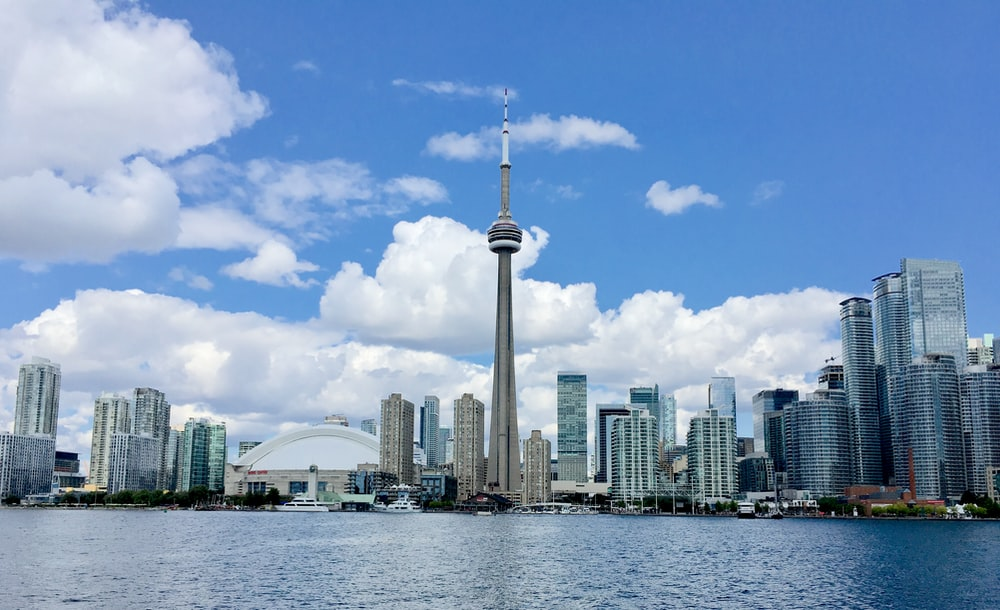
#> input picture Resources/Photos/toronto.jpg, 1000 x 610 px, found by its file name
$ python essential_functions.py
#> lines starting #> are read from the running program, lines starting #| are printed output that depends on the picture; after the words box and inside, x2 and y2 are one past the last pixel; in counts of white or black regions, pixels touching at a corner belong together
from configparser import Interpolation
import cv2 as cv

img = cv.imread("./Resources/Photos/toronto.jpg")
#> img is the input picture: shape (610, 1000, 3); mean B, G, R 187.2, 152.4, 123
#cv.imshow("Cat", img)

# converting to grayscale
gray = cv.cvtColor(img, cv.COLOR_BGR2GRAY)
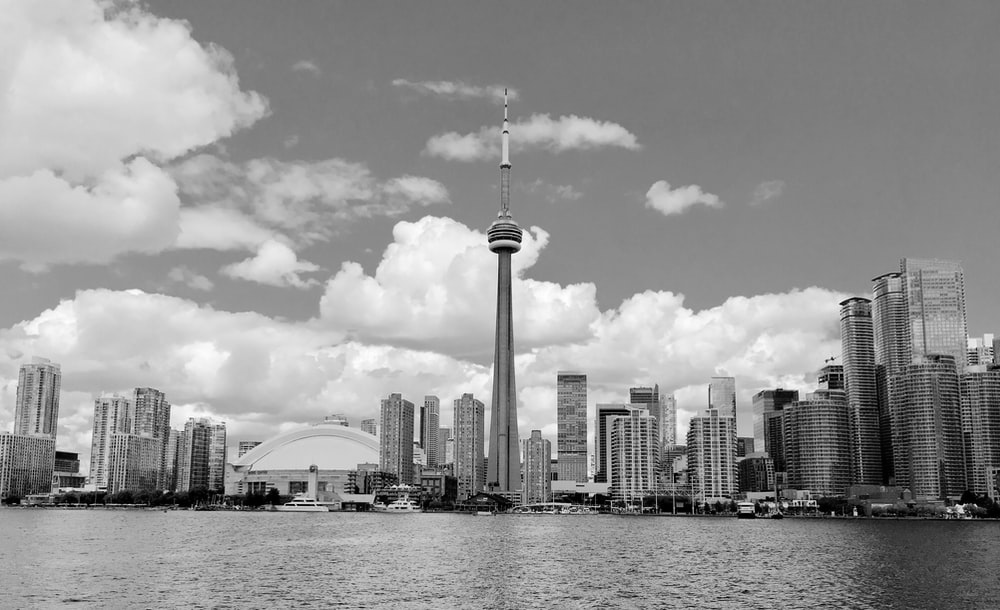
#> gray: shape (610, 1000); min 0, max 255, mean 147.6
#cv.imshow("Gray", gray)

# blur and image
blur = cv.GaussianBlur(img, (3,3), cv.BORDER_DEFAULT) #adjust (x,x) for level of blur, x must be odd
#cv.imshow("Blur", blur)

# edge cascade (edge detection)
canny = cv.Canny(blur, 125, 175) #use blurred source image for better edge detection
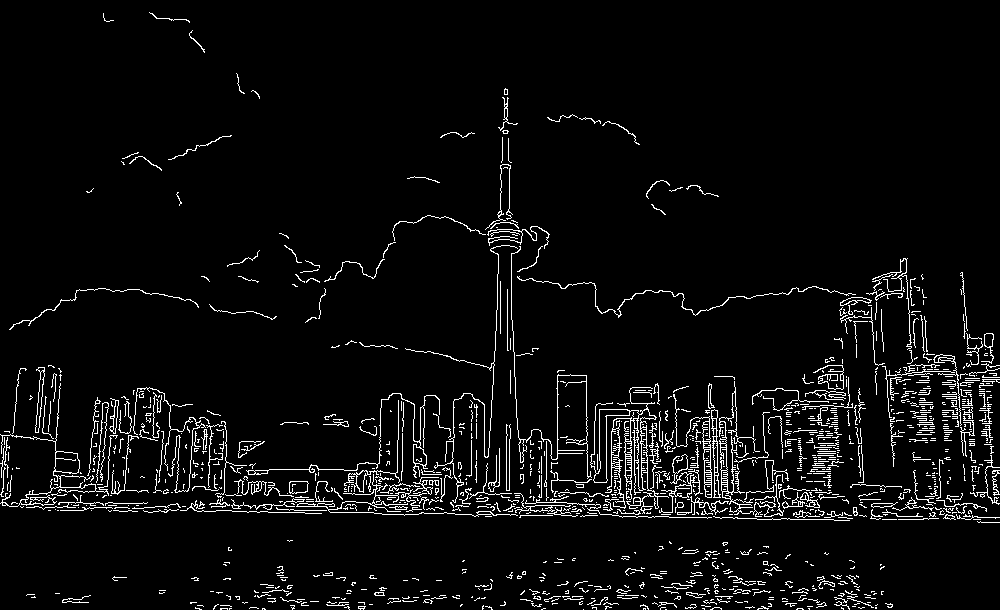
#> canny: shape (610, 1000); 4.8% white in thin lines or dots
cv.imshow("Canny", canny)

# dilating the image
dilated = cv.dilate(canny, (3,3), iterations=3)
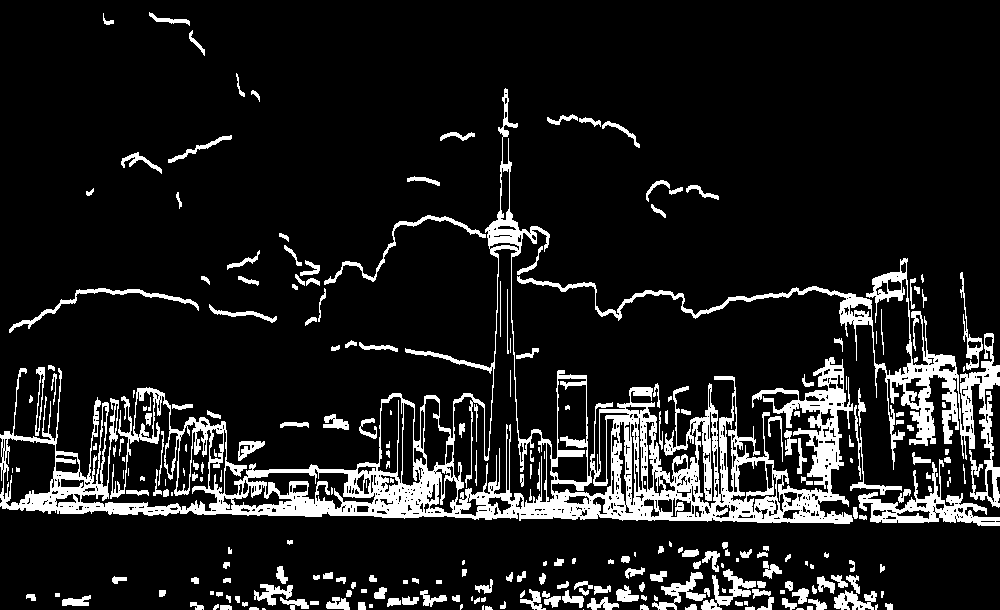
#> dilated: shape (610, 1000); 11.9% white; 267 white regions (52 under 20 px), largest, box (x1, y1, x2, y2) and area: (0, 88, 853, 524) 40203, (517, 258, 1000, 508) 9529, (858, 459, 1000, 526) 2518
cv.imshow("Dialated", dilated)

# eroding the image
eroded = cv.erode(dilated, (3,3), iterations=1)
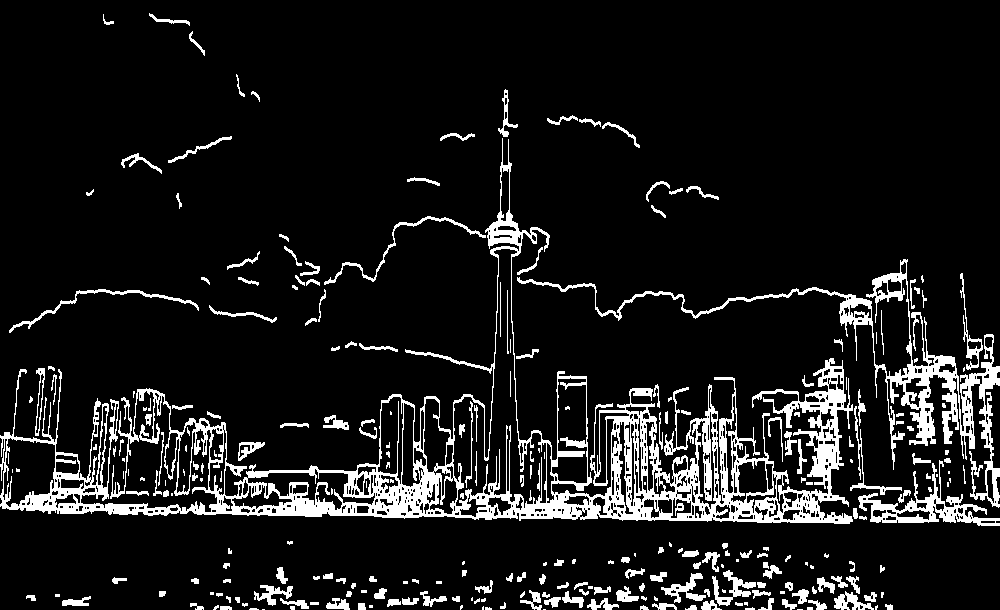
#> eroded: shape (610, 1000); 10.3% white; 282 white regions (91 under 20 px), largest, box (x1, y1, x2, y2) and area: (0, 138, 853, 524) 34989, (517, 259, 1000, 508) 8401, (858, 460, 1000, 526) 2150
cv.imshow("Eroded", eroded)

# resizing the image
resize = cv.resize(img, (500,500), interpolation=cv.INTER_AREA)
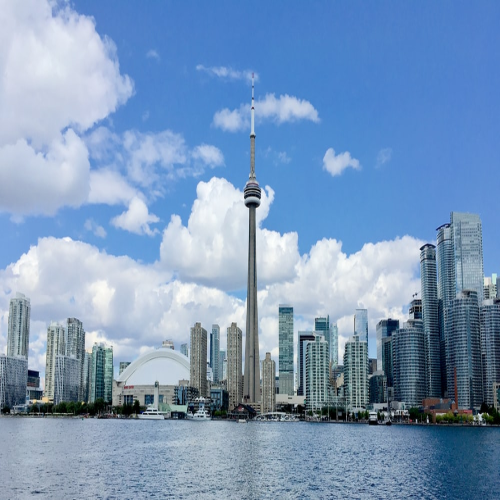
#> resize: shape (500, 500, 3); mean B, G, R 187.2, 152.4, 123
cv.imshow("Redsize", resize)

# cropping the image
cropped = img[50:200, 200:400]
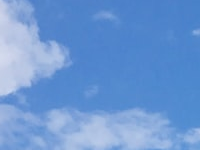
#> cropped: shape (150, 200, 3); mean B, G, R 211.4, 151.8, 108.6
cv.imshow('Cropped', cropped)

cv.waitKey()

$ run again, with Resources/Photos/cat1.jpg copied over Resources/Photos/toronto.jpg
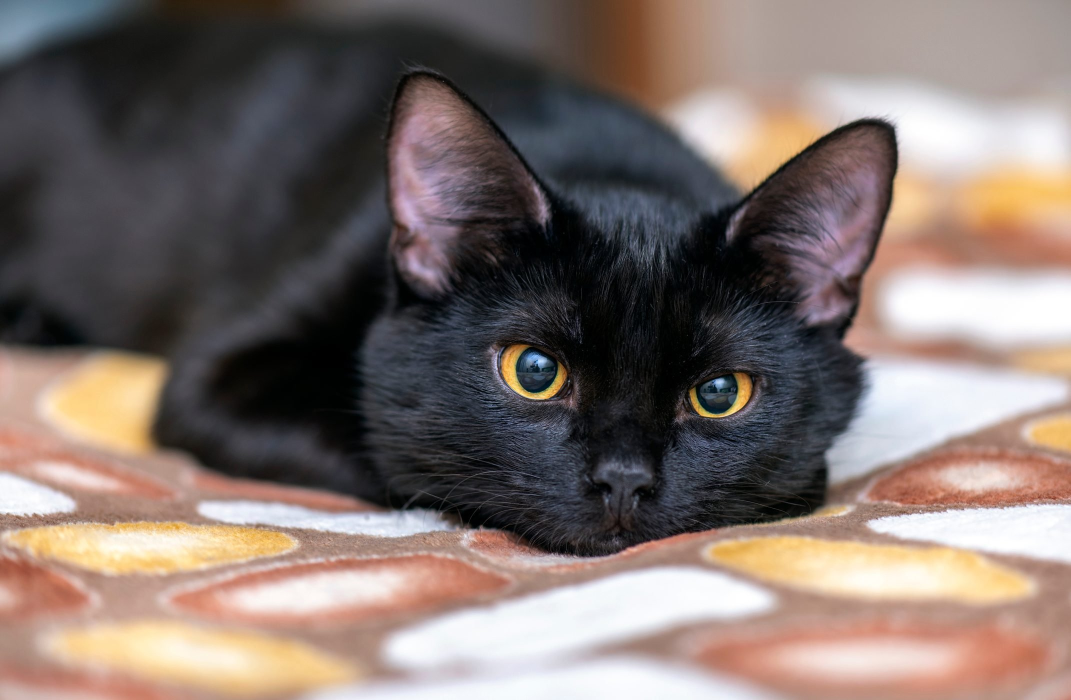
#> input picture Resources/Photos/cat1.jpg, 2141 x 1400 px, found by its file name (shown at 1/2 size)
#> img is the input picture: shape (1400, 2141, 3); mean B, G, R 108.6, 113.9, 127.9
#> `canny = cv.Canny(blur, 125, 175)`:
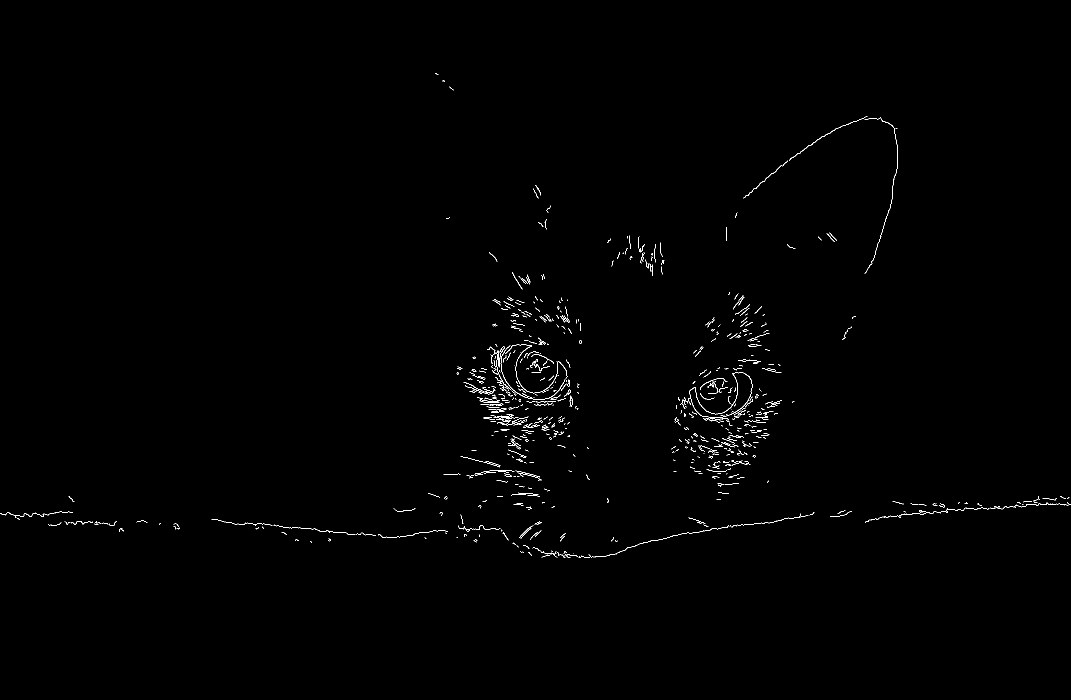
#> canny: shape (1400, 2141) (shown at 1/2 size); 0.48% white in thin lines or dots, all inside (x1, y1, x2, y2) = (0, 146, 2141, 1116)
#> dilated: shape (1400, 2141); 1.5% white; 398 white regions (59 under 20 px), largest, box (x1, y1, x2, y2) and area: (981, 689, 1135, 815) 3435, (1379, 745, 1506, 855) 2190, (927, 764, 1013, 828) 1766
#> eroded: shape (1400, 2141); 1.2% white; 421 white regions (110 under 20 px), largest, box (x1, y1, x2, y2) and area: (981, 690, 1135, 815) 2842, (1379, 746, 1505, 855) 1741, (1578, 234, 1796, 550) 1214
#> `cropped = img[50:200, 200:400]`:
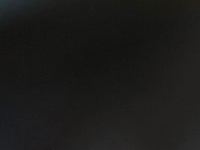
#> cropped: shape (150, 200, 3); mean B, G, R 25.7, 27.2, 27.3

$ run again, with Resources/Photos/cat2.jpg copied over Resources/Photos/toronto.jpg
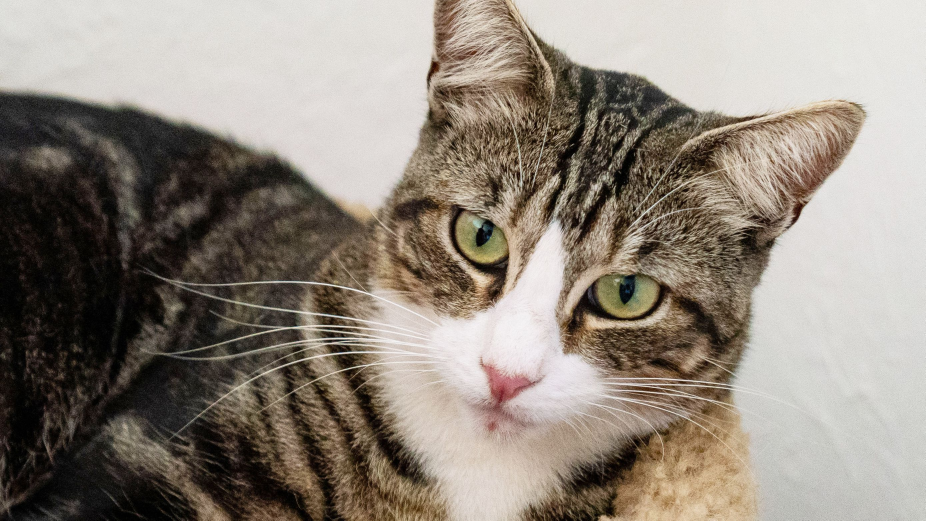
#> input picture Resources/Photos/cat2.jpg, 2776 x 1561 px, found by its file name (shown at 1/3 size)
#> img is the input picture: shape (1561, 2776, 3); mean B, G, R 124.1, 134.4, 143.6
#> `canny = cv.Canny(blur, 125, 175)`:
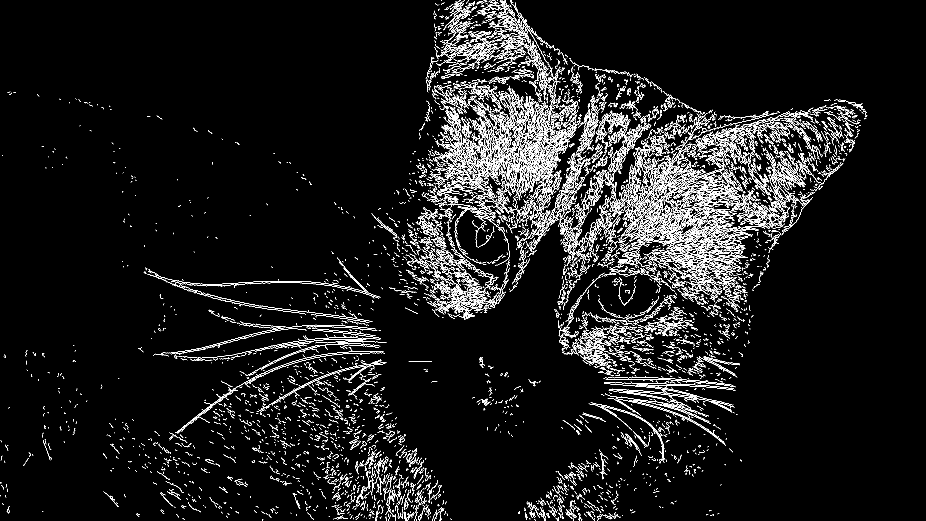
#> canny: shape (1561, 2776) (shown at 1/3 size); 4.6% white in thin lines or dots
#> dilated: shape (1561, 2776); 12.4% white; 2463 white regions (670 under 20 px), largest, box (x1, y1, x2, y2) and area: (1221, 0, 1772, 962) 143553, (1798, 323, 2453, 933) 128508, (1811, 1129, 2207, 1340) 19718
#> eroded: shape (1561, 2776); 10.6% white; 2880 white regions (1068 under 20 px), largest, box (x1, y1, x2, y2) and area: (1813, 324, 2445, 917) 104016, (1221, 255, 1563, 962) 58502, (1498, 217, 1772, 774) 31762
#> `cropped = img[50:200, 200:400]`:
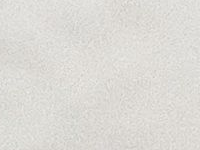
#> cropped: shape (150, 200, 3); mean B, G, R 214.1, 218.9, 220.9

$ run again, with Resources/Photos/dog1.jpg copied over Resources/Photos/toronto.jpg
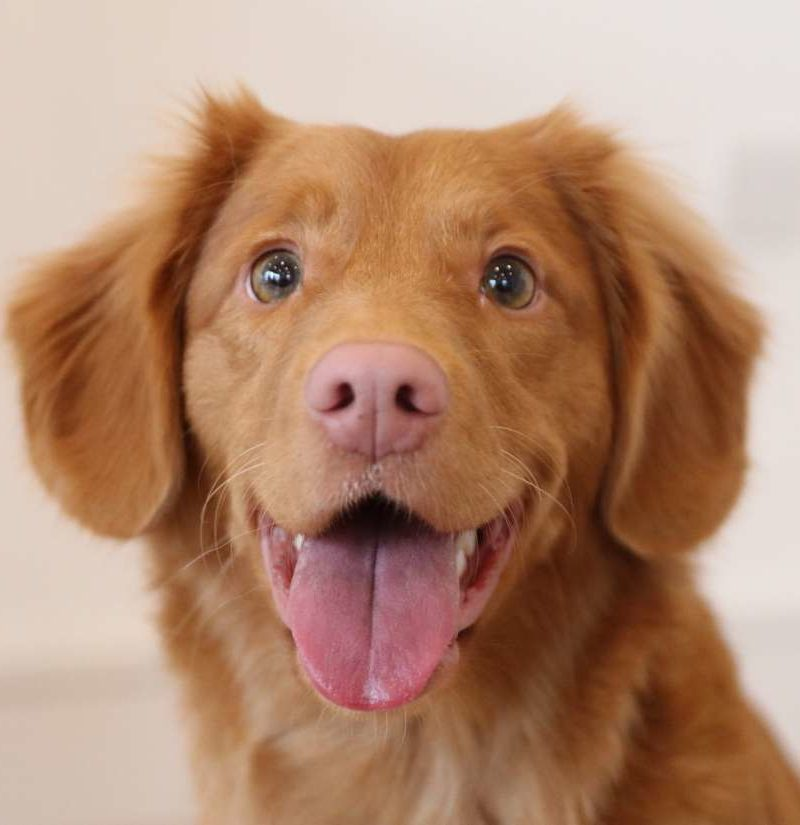
#> input picture Resources/Photos/dog1.jpg, 800 x 825 px, found by its file name
#> img is the input picture: shape (825, 800, 3); mean B, G, R 112.3, 137.1, 177.1
#> `canny = cv.Canny(blur, 125, 175)`:
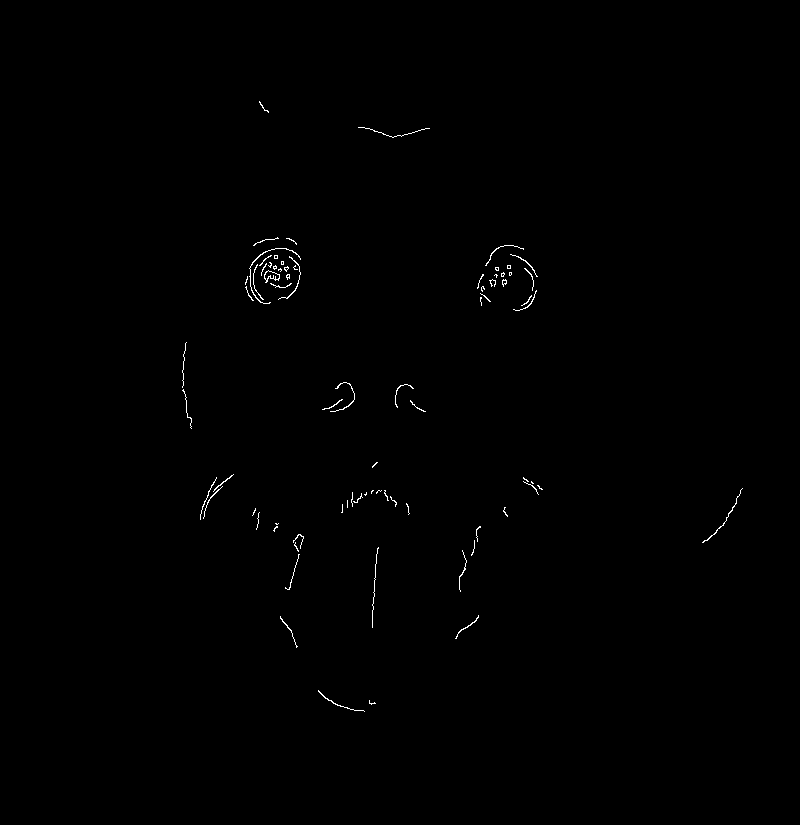
#> canny: shape (825, 800); 0.32% white in thin lines or dots, all inside (x1, y1, x2, y2) = (182, 101, 743, 712)
#> dilated: shape (825, 800); 0.79% white; 50 white regions (4 under 20 px), largest, box (x1, y1, x2, y2) and area: (249, 248, 301, 307) 439, (264, 261, 290, 286) 309, (322, 382, 355, 415) 298
#> eroded: shape (825, 800); 0.65% white in thin lines or dots, all inside (x1, y1, x2, y2) = (182, 102, 743, 715)
#> `cropped = img[50:200, 200:400]`:
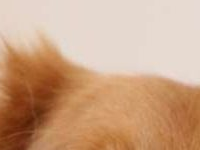
#> cropped: shape (150, 200, 3); mean B, G, R 133.3, 163.5, 202.8
